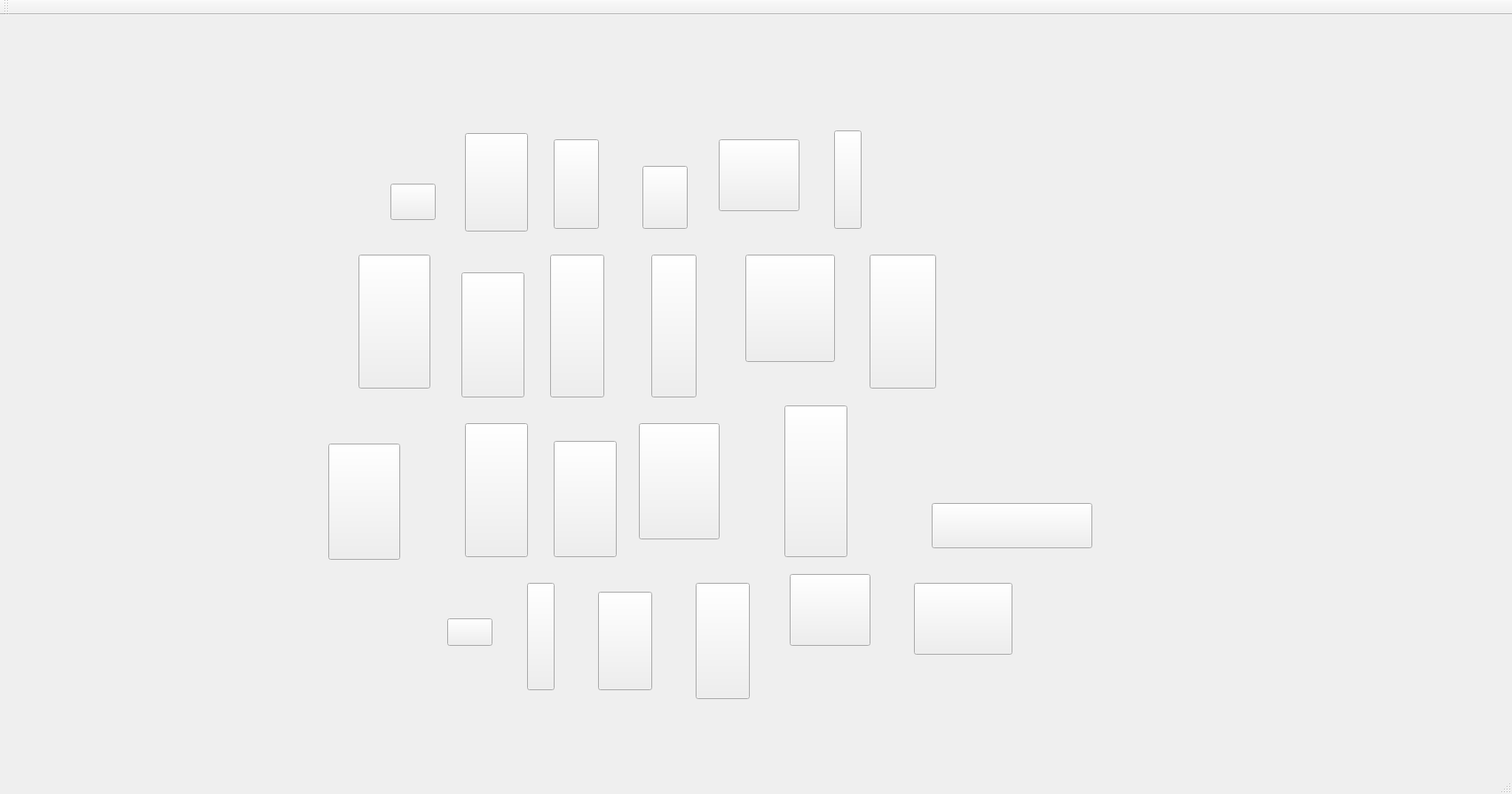
<?xml version="1.0" encoding="UTF-8"?>
<ui version="4.0">
 <class>GameWindowClass</class>
 <widget class="QMainWindow" name="GameWindowClass">
  <property name="geometry">
   <rect>
    <x>0</x>
    <y>0</y>
    <width>1704</width>
    <height>895</height>
   </rect>
  </property>
  <property name="windowTitle">
   <string>GameWindow</string>
  </property>
  <property name="styleSheet">
   <string notr="true">background-image:url(:/newPrefix/images/harta4playersMatr.png)</string>
  </property>
  <widget class="QWidget" name="centralWidget">
   <widget class="QPushButton" name="poz0_0">
    <property name="geometry">
     <rect>
      <x>440</x>
      <y>190</y>
      <width>51</width>
      <height>41</height>
     </rect>
    </property>
    <property name="styleSheet">
     <string notr="true">background-image: url(:/newPrefix/images/neutral_color.png);</string>
    </property>
    <property name="text">
     <string/>
    </property>
   </widget>
   <widget class="QPushButton" name="poz0_1">
    <property name="geometry">
     <rect>
      <x>524</x>
      <y>133</y>
      <width>71</width>
      <height>111</height>
     </rect>
    </property>
    <property name="styleSheet">
     <string notr="true">background-image: url(:/newPrefix/images/neutral_color.png);</string>
    </property>
    <property name="text">
     <string/>
    </property>
   </widget>
   <widget class="QPushButton" name="poz0_2">
    <property name="geometry">
     <rect>
      <x>624</x>
      <y>140</y>
      <width>51</width>
      <height>101</height>
     </rect>
    </property>
    <property name="styleSheet">
     <string notr="true">background-image: url(:/newPrefix/images/neutral_color.png);</string>
    </property>
    <property name="text">
     <string/>
    </property>
   </widget>
   <widget class="QPushButton" name="poz0_3">
    <property name="geometry">
     <rect>
      <x>724</x>
      <y>170</y>
      <width>51</width>
      <height>71</height>
     </rect>
    </property>
    <property name="styleSheet">
     <string notr="true">background-image: url(:/newPrefix/images/neutral_color.png);</string>
    </property>
    <property name="text">
     <string/>
    </property>
   </widget>
   <widget class="QPushButton" name="poz0_4">
    <property name="geometry">
     <rect>
      <x>810</x>
      <y>140</y>
      <width>91</width>
      <height>81</height>
     </rect>
    </property>
    <property name="styleSheet">
     <string notr="true">background-image: url(:/newPrefix/images/neutral_color.png);</string>
    </property>
    <property name="text">
     <string/>
    </property>
   </widget>
   <widget class="QPushButton" name="poz0_5">
    <property name="geometry">
     <rect>
      <x>940</x>
      <y>130</y>
      <width>31</width>
      <height>111</height>
     </rect>
    </property>
    <property name="styleSheet">
     <string notr="true">background-image: url(:/newPrefix/images/neutral_color.png);</string>
    </property>
    <property name="text">
     <string/>
    </property>
   </widget>
   <widget class="QPushButton" name="poz1_0">
    <property name="geometry">
     <rect>
      <x>404</x>
      <y>270</y>
      <width>81</width>
      <height>151</height>
     </rect>
    </property>
    <property name="styleSheet">
     <string notr="true">background-image: url(:/newPrefix/images/neutral_color.png);</string>
    </property>
    <property name="text">
     <string/>
    </property>
   </widget>
   <widget class="QPushButton" name="poz1_1">
    <property name="geometry">
     <rect>
      <x>520</x>
      <y>290</y>
      <width>71</width>
      <height>141</height>
     </rect>
    </property>
    <property name="styleSheet">
     <string notr="true">background-image: url(:/newPrefix/images/neutral_color.png);</string>
    </property>
    <property name="text">
     <string/>
    </property>
   </widget>
   <widget class="QPushButton" name="poz1_2">
    <property name="geometry">
     <rect>
      <x>620</x>
      <y>270</y>
      <width>61</width>
      <height>161</height>
     </rect>
    </property>
    <property name="styleSheet">
     <string notr="true">background-image: url(:/newPrefix/images/neutral_color.png);</string>
    </property>
    <property name="text">
     <string/>
    </property>
   </widget>
   <widget class="QPushButton" name="poz1_3">
    <property name="geometry">
     <rect>
      <x>734</x>
      <y>270</y>
      <width>51</width>
      <height>161</height>
     </rect>
    </property>
    <property name="styleSheet">
     <string notr="true">background-image: url(:/newPrefix/images/neutral_color.png);</string>
    </property>
    <property name="text">
     <string/>
    </property>
   </widget>
   <widget class="QPushButton" name="poz1_4">
    <property name="geometry">
     <rect>
      <x>840</x>
      <y>270</y>
      <width>101</width>
      <height>121</height>
     </rect>
    </property>
    <property name="styleSheet">
     <string notr="true">background-image: url(:/newPrefix/images/neutral_color.png);</string>
    </property>
    <property name="text">
     <string/>
    </property>
   </widget>
   <widget class="QPushButton" name="poz1_5">
    <property name="geometry">
     <rect>
      <x>980</x>
      <y>270</y>
      <width>75</width>
      <height>151</height>
     </rect>
    </property>
    <property name="styleSheet">
     <string notr="true">background-image: url(:/newPrefix/images/neutral_color.png);</string>
    </property>
    <property name="text">
     <string/>
    </property>
   </widget>
   <widget class="QPushButton" name="poz2_0">
    <property name="geometry">
     <rect>
      <x>370</x>
      <y>483</y>
      <width>81</width>
      <height>131</height>
     </rect>
    </property>
    <property name="styleSheet">
     <string notr="true">background-image: url(:/newPrefix/images/neutral_color.png);</string>
    </property>
    <property name="text">
     <string/>
    </property>
   </widget>
   <widget class="QPushButton" name="poz2_1">
    <property name="geometry">
     <rect>
      <x>524</x>
      <y>460</y>
      <width>71</width>
      <height>151</height>
     </rect>
    </property>
    <property name="styleSheet">
     <string notr="true">background-image: url(:/newPrefix/images/neutral_color.png);</string>
    </property>
    <property name="text">
     <string/>
    </property>
   </widget>
   <widget class="QPushButton" name="poz2_2">
    <property name="geometry">
     <rect>
      <x>624</x>
      <y>480</y>
      <width>71</width>
      <height>131</height>
     </rect>
    </property>
    <property name="styleSheet">
     <string notr="true">background-image: url(:/newPrefix/images/neutral_color.png);</string>
    </property>
    <property name="text">
     <string/>
    </property>
   </widget>
   <widget class="QPushButton" name="poz2_3">
    <property name="geometry">
     <rect>
      <x>720</x>
      <y>460</y>
      <width>91</width>
      <height>131</height>
     </rect>
    </property>
    <property name="styleSheet">
     <string notr="true">background-image: url(:/newPrefix/images/neutral_color.png);</string>
    </property>
    <property name="text">
     <string/>
    </property>
   </widget>
   <widget class="QPushButton" name="poz2_4">
    <property name="geometry">
     <rect>
      <x>884</x>
      <y>440</y>
      <width>71</width>
      <height>171</height>
     </rect>
    </property>
    <property name="styleSheet">
     <string notr="true">background-image: url(:/newPrefix/images/neutral_color.png);</string>
    </property>
    <property name="text">
     <string/>
    </property>
   </widget>
   <widget class="QPushButton" name="poz2_5">
    <property name="geometry">
     <rect>
      <x>1050</x>
      <y>550</y>
      <width>181</width>
      <height>51</height>
     </rect>
    </property>
    <property name="styleSheet">
     <string notr="true">background-image: url(:/newPrefix/images/neutral_color.png);</string>
    </property>
    <property name="text">
     <string/>
    </property>
   </widget>
   <widget class="QPushButton" name="poz3_0">
    <property name="geometry">
     <rect>
      <x>504</x>
      <y>680</y>
      <width>51</width>
      <height>31</height>
     </rect>
    </property>
    <property name="styleSheet">
     <string notr="true">background-image: url(:/newPrefix/images/neutral_color.png);</string>
    </property>
    <property name="text">
     <string/>
    </property>
   </widget>
   <widget class="QPushButton" name="poz3_1">
    <property name="geometry">
     <rect>
      <x>594</x>
      <y>640</y>
      <width>31</width>
      <height>121</height>
     </rect>
    </property>
    <property name="styleSheet">
     <string notr="true">background-image: url(:/newPrefix/images/neutral_color.png);</string>
    </property>
    <property name="text">
     <string/>
    </property>
   </widget>
   <widget class="QPushButton" name="poz3_2">
    <property name="geometry">
     <rect>
      <x>674</x>
      <y>650</y>
      <width>61</width>
      <height>111</height>
     </rect>
    </property>
    <property name="styleSheet">
     <string notr="true">background-image: url(:/newPrefix/images/neutral_color.png);</string>
    </property>
    <property name="text">
     <string/>
    </property>
   </widget>
   <widget class="QPushButton" name="poz3_3">
    <property name="geometry">
     <rect>
      <x>784</x>
      <y>640</y>
      <width>61</width>
      <height>131</height>
     </rect>
    </property>
    <property name="styleSheet">
     <string notr="true">background-image: url(:/newPrefix/images/neutral_color.png);</string>
    </property>
    <property name="text">
     <string/>
    </property>
   </widget>
   <widget class="QPushButton" name="poz3_4">
    <property name="geometry">
     <rect>
      <x>890</x>
      <y>630</y>
      <width>91</width>
      <height>81</height>
     </rect>
    </property>
    <property name="styleSheet">
     <string notr="true">background-image: url(:/newPrefix/images/neutral_color.png);</string>
    </property>
    <property name="text">
     <string/>
    </property>
   </widget>
   <widget class="QPushButton" name="poz3_5">
    <property name="geometry">
     <rect>
      <x>1030</x>
      <y>640</y>
      <width>111</width>
      <height>81</height>
     </rect>
    </property>
    <property name="styleSheet">
     <string notr="true">background-image: url(:/newPrefix/images/neutral_color.png);</string>
    </property>
    <property name="text">
     <string/>
    </property>
   </widget>
  </widget>
  <widget class="QMenuBar" name="menuBar">
   <property name="geometry">
    <rect>
     <x>0</x>
     <y>0</y>
     <width>1704</width>
     <height>30</height>
    </rect>
   </property>
  </widget>
  <widget class="QToolBar" name="mainToolBar">
   <attribute name="toolBarArea">
    <enum>TopToolBarArea</enum>
   </attribute>
   <attribute name="toolBarBreak">
    <bool>false</bool>
   </attribute>
  </widget>
  <widget class="QStatusBar" name="statusBar"/>
 </widget>
 <layoutdefault spacing="6" margin="11"/>
 <resources>
  <include location="LoginInterface.qrc"/>
 </resources>
 <connections/>
</ui>
